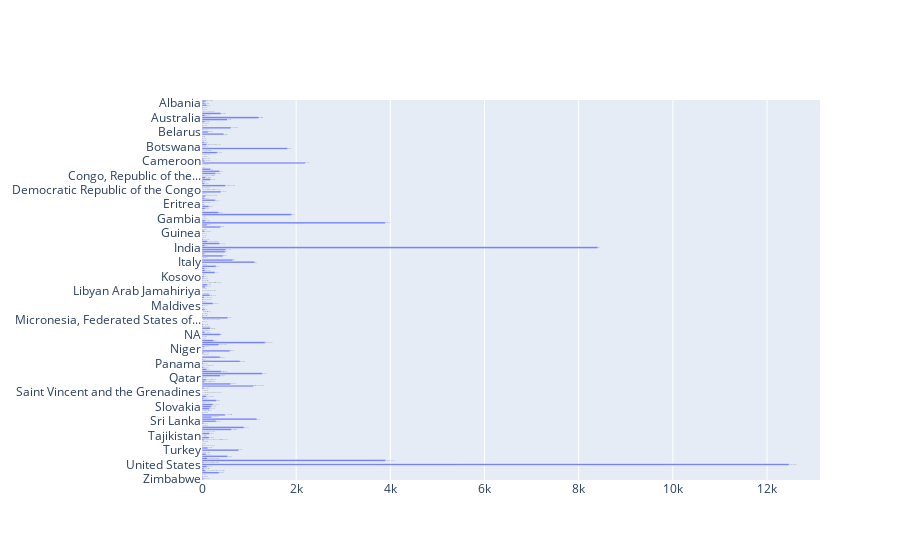

Notebook source saved alongside this figure:
### Markdown cell above
19107 yearly salary information, 14680 Monthly and 969 Weekly

### Code cell
plot_distribution('Country', 2020, 'index').show()

### Figure 1 — Plotly figure (JSON) as saved in the notebook; plotly's stock layout.template omitted (floating-point values rounded to 4 significant figures; data arrays with more than 128 entries replaced by an {"elided": "..."} marker saying what was removed)
{"data": [{"orientation": "h", "text": {"elided": "184 str values"}, "type": "bar", "x": {"elided": "184 int values"}, "y": {"elided": "184 str values"}}], "layout": {}}
